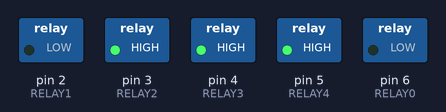
A sketch run on a simulated Arduino Uno, built with avr-gcc and run on an emulated ATmega328P. Shown: switched loads named in the sketch (green lamp = pin HIGH).

Above: at 0.1 s.
Timing chart, 0 to 1.6 s (numbered marks = the images above):
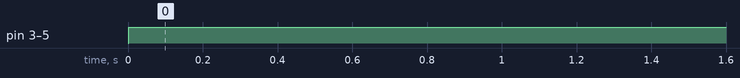

Measured:
- by itself, pin 3 (RELAY2), pin 4 (RELAY3), pin 5 (RELAY4): LOW → HIGH at 0.00 s

The sketch:

temporary_timer.ino
```cpp
#define RELAY1  2
#define RELAY2  3
#define RELAY3  4
#define RELAY4  5
#define RELAY0  6

void setup()
{
// Initialise the Arduino data pins for OUTPUT
  pinMode(RELAY1, OUTPUT);
  pinMode(RELAY2, OUTPUT);
  pinMode(RELAY3, OUTPUT);
  pinMode(RELAY4, OUTPUT);
  pinMode(RELAY0, OUTPUT);
}

 void loop()
{
/*This step initializes the relay pins. However, they start in the ON position, so we are using just 1 millisecond times to
initialize the pin into the off state */

   digitalWrite(RELAY1,LOW);           // Turns ON Relays 1
   delay(1);                                      // Wait 1 milliseconds
   digitalWrite(RELAY1,HIGH);          // Turns Relay Off

   digitalWrite(RELAY2,LOW);           // Turns ON Relays 2
   delay(1);                                      // Wait 1 milliseconds
   digitalWrite(RELAY2,HIGH);          // Turns Relay Off

   digitalWrite(RELAY3,LOW);           // Turns ON Relays 3
   delay(1);                                      // Wait 1 milliseconds
   digitalWrite(RELAY3,HIGH);          // Turns Relay Off

   digitalWrite(RELAY4,LOW);           // Turns ON Relays 4
   delay(1);                                      // Wait 1 milliseconds
   digitalWrite(RELAY4,HIGH);          // Turns Relay Off

/* Here we are turing the relays on for their allotted times */

    digitalWrite(RELAY1,LOW);           // Turns ON Relays 1
   delay(900000);                                      // Wait 15 mins
   digitalWrite(RELAY1,HIGH);          // Turns Relay Off

   digitalWrite(RELAY2,LOW);           // Turns ON Relays 2
   delay(900000);                                      // Wait 15 mins
   digitalWrite(RELAY2,HIGH);          // Turns Relay Off

   digitalWrite(RELAY3,LOW);           // Turns ON Relays 3
   delay(900000);                                      // Wait 15 mins
   digitalWrite(RELAY3,HIGH);          // Turns Relay Off

   digitalWrite(RELAY4,LOW);           // Turns ON Relays 4
   delay(300000);                                      // Wait 5 Minutes
   digitalWrite(RELAY4,HIGH);          // Turns Relay Off

   digitalWrite(RELAY0,LOW);           // Turns ON Relay 0 - a non existent relay to wait for 23 hours 50 Minutes
   delay(85800000);
   digitalWrite(RELAY0,HIGH);          // Turns OFF Relay 0, the non existent relay
 }
```
